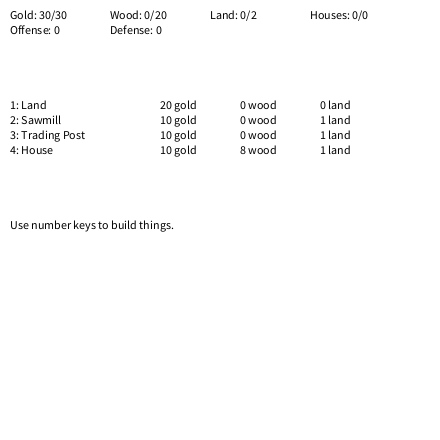
Frame 1 (no input)
Frame 60 (the mouse pressed at the canvas centre just before this capture): identical to frame 1, image omitted
Frame 120 (the mouse held since frame 60 and released just before this capture): identical to frame 1, image omitted

The Processing sketch that drew this single still picture (run headless with seeded random() and noise(); from frame 60 on, the mouse is pressed at the canvas centre):

// Processing sketch: processing_169514
// ── processing_169514.pde

// simple economic thingy
// wallet size
// dependencies
int gold = 30;
int grate = 1;
int space = 2;
int usedspace = 0;
int houses = 0;
int usedhouses = 0;
int defense = 0;
int offense = 0;
int vps = 0;

int wood = 0;
int wrate = 0;

int maxgold = 30;
int maxwood = 20;

int enemyDefense = 0;
int enemyOffense = 0;

int counter = 0;

String msg = "Use number keys to build things.";

boolean flag = false;

boolean haveTradingPost = false;
boolean haveScout = false;

ArrayList<Unit> menu = new ArrayList<Unit>();
ArrayList<Unit> have = new ArrayList<Unit>();

void setup() {
  size(440,440);
  smooth();
  textAlign(LEFT, TOP);
  // provide start units
  // make the menu
  Unit u;
  u = new Unit("Soldier", 0, 0, 30, 20);
  u.off = 1;
  menu.add(u);
  u = new Unit("Barracks", 0, 0, 40, 30);
  u.space = 2;
  menu.add(u);
  u = new Unit("Sentry Tower", 0, 0, 20, 30);
  u.def = 3;
  menu.add(u);
  u = new Unit("Storage", 1, 0, 30, 20);
  menu.add(u);
  u = new Unit("Bank", 1, 0, 30, 20);
  menu.add(u);
  u = new Unit("Scout", 0, 0, 30, 0);
  u.space = 0; u.houses = 1;
  menu.add(u);
  u = new Unit("House", 1, 0, 10, 8);
  menu.add(u);
  u = new Unit("Trading Post", 0, 0, 10, 0);
  menu.add(u);
  u = new Unit("Sawmill", 0, 2, 10, 0);
  menu.add(u);
  u = new Unit("Land", 0, 0, 20, 0);
  u.space = 0;
  menu.add(u);
}

void draw() {
  //clear
  background(255);
  fill(0);
  // accumulate gold
  counter ++;
  if(counter > 60) {
    gold += grate;
    wood += wrate;
    for(Unit u : have) {
      gold += u.grate;
      wood += u.wrate;
    }
    counter = 0;
    gold = min(maxgold, gold);
    wood = min(maxwood, wood);
  }
  // show info
  float x = 10.0;
  float y = 10.0;
  float dy = 15.0;
  float dy2 = 30.0;
  float dx = 100.0;
  text("Gold: " + str(gold) + "/" + str(maxgold), x,y);
  text("Wood: " + str(wood) + "/" + str(maxwood), x + dx,y);
  text("Land: " + str(usedspace)+"/"+str(space), x + 2*dx,y);
  text("Houses: " + str(usedhouses)+"/"+str(houses), x + 3*dx,y);
  //text("VPs: " + str(vps), x + 240.0,y);
  y+=dy;
  text("Offense: " + str(offense), x,y);
  text("Defense: " + str(defense), x + dx,y);
  y+=dy;
  // get input
  // draw units
  y += dy2;
  for(int i = have.size() - 1; i >= 0; i--) {
    Unit u = have.get(i);
    text(u.name, x, y); y+=dy;
    // have trading post
    if(u.name == "Trading Post") haveTradingPost = true;
    // have bank/storage
    if(u.name == "Bank") maxgold = 60;
    if(u.name == "Storage") maxwood = 50;
  }
  // extras
  if(houses > 0) {
    text("House  x" + str(houses), x, y); y+=dy;
  }
  // draw menu
  y += dy2;
  int count = 1;
  for(int i = menu.size() - 1; i >= max(0, menu.size() - 4); i--) {
    Unit u = menu.get(i);
    text(str(count) + ": "+u.name, x, y);
    text(str(u.gcost) + " gold", x + 150.0, y);
    text(str(u.wcost) + " wood", x + 230.0, y);
    if(u.houses == 0) text(str(u.space) + " land", x + 310.0, y);
    else text(str(u.houses) + " house", x + 310.0, y);
    y+=dy;
    // build?
    if(keyPressed && !flag) {
      if(int(key) == count + 48) {
        if(wood >= u.wcost) {
          if(gold >= u.gcost) {
            // land?
            /*
            if(u.name == "Land") {
               // deduct cost
              wood -= u.wcost;
              gold -= u.gcost;
              space++;
              msg = "You purchased more Land.";
              flag = true;
            } else {
              if(usedspace <= space - u.space && usedhouses <= houses - u.houses) {
                // deduct cost
                wood -= u.wcost;
                gold -= u.gcost;
                usedspace += u.space;
                offense += u.off;
                defense += u.def;
                vps += u.vp;
                // add to units
                Unit v = u;
                have.add(v);
                menu.remove(u);
                flag = true;
                msg = "You built a " + v.name + ".";
              }
            }
            */
            // switch version
            if(usedspace <= space - u.space) {
              if(usedhouses <= houses - u.houses) {
                // flag
                // deduct costs / etc
                wood -= u.wcost;
                gold -= u.gcost;
                usedspace += u.space;
                usedhouses += u.houses;
                offense += u.off;
                defense += u.def;
                vps += u.vp;
                                 println(u.name);
                // special things
                boolean built = false;
                if(u.name == "Land") {
                    space++;
                    built = true;
                }
                if(u.name == "House") {
                    houses++;
                    built = true;
                }
                if(!built) {
                    Unit v = u;
                    have.add(v);
                    menu.remove(u);
                    built = true;
                }
                // trigger flag
                if(built) flag = true;
              }
            }
          }
        }
      }
    }
    // inc count
    count++;
  }
  // buy and sell
  y += dy2;
  if(haveTradingPost) {
    text("[s]ell 10 wood for 8 gold.", x, y); y += dy;
    text("[b]uy 8 wood for 10 gold.", x, y); y += dy;
    // buy and sell
    if(wood >= 10 && keyPressed && (key == 's' || key == 'S') && !flag) {
      wood -= 10;
      gold += 8;
      flag = true;
    }
    if(gold >= 10 && keyPressed && (key == 'b' || key == 'B') && !flag) {
      wood += 8;
      gold -= 10;
      flag = true;
    }
  }
  // message
  y += dy2;
  text(msg, x, y); y += dy;
  // release flag
  if(!keyPressed) {
    flag = false;
  }
}


// units
class Unit {
  String name = "unit";
  int wcost = 0;
  int gcost = 10;
  int wrate = 0;
  int grate = 0;
  int vpoints = 0;
  int space = 1;
  int houses = 0;
  int vp = 0;
  int off = 0;
  int def = 0;
  ArrayList<String> need = new ArrayList<String>();
  
  Unit(String s, int g, int w, int gc, int wc) {
    name = s;
    grate = g;
    wrate = w;
    gcost = gc;
    wcost = wc;
  }
}

void keyPressed() {
}
